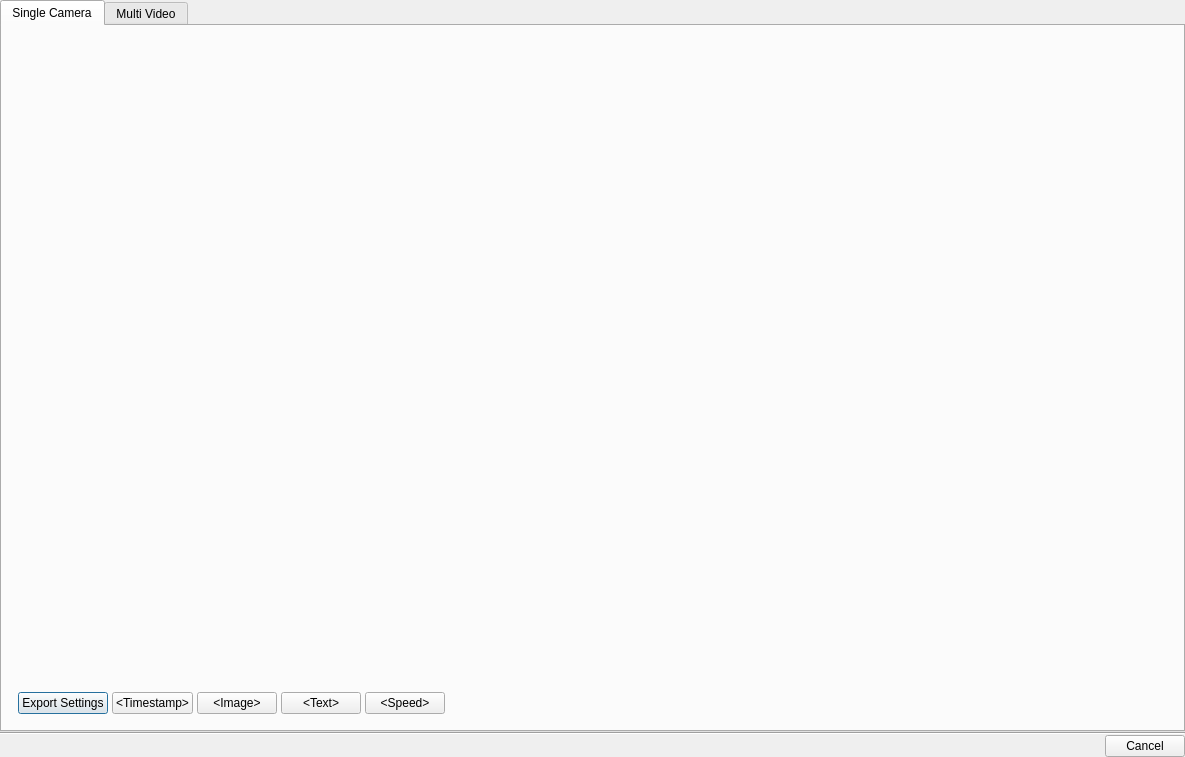
<?xml version="1.0" encoding="UTF-8"?>
<ui version="4.0">
 <class>ExportSettingsDialog</class>
 <widget class="QDialog" name="ExportSettingsDialog">
  <property name="geometry">
   <rect>
    <x>0</x>
    <y>0</y>
    <width>1185</width>
    <height>757</height>
   </rect>
  </property>
  <property name="windowTitle">
   <string>Export Video</string>
  </property>
  <layout class="QVBoxLayout" name="verticalLayout">
   <property name="spacing">
    <number>0</number>
   </property>
   <property name="leftMargin">
    <number>0</number>
   </property>
   <property name="topMargin">
    <number>0</number>
   </property>
   <property name="rightMargin">
    <number>0</number>
   </property>
   <property name="bottomMargin">
    <number>0</number>
   </property>
   <item>
    <widget class="QTabWidget" name="tabWidget">
     <property name="currentIndex">
      <number>0</number>
     </property>
     <property name="tabBarAutoHide">
      <bool>true</bool>
     </property>
     <widget class="QWidget" name="cameraTab">
      <attribute name="title">
       <string>Single Camera</string>
      </attribute>
      <layout class="QGridLayout" name="gridLayout_2">
       <property name="leftMargin">
        <number>16</number>
       </property>
       <property name="topMargin">
        <number>16</number>
       </property>
       <property name="rightMargin">
        <number>16</number>
       </property>
       <property name="bottomMargin">
        <number>16</number>
       </property>
       <property name="spacing">
        <number>16</number>
       </property>
       <item row="0" column="0">
        <widget class="QWidget" name="cameraPreviewWidget" native="true"/>
       </item>
       <item row="0" column="1">
        <widget class="QStackedWidget" name="stackedWidget">
         <property name="minimumSize">
          <size>
           <width>280</width>
           <height>0</height>
          </size>
         </property>
         <property name="maximumSize">
          <size>
           <width>280</width>
           <height>16777215</height>
          </size>
         </property>
         <property name="currentIndex">
          <number>0</number>
         </property>
         <widget class="nx::client::desktop::ui::ExportMediaSettingsWidget" name="exportMediaSettingsPage"/>
         <widget class="nx::client::desktop::ui::TimestampOverlaySettingsWidget" name="timestampSettingsPage"/>
         <widget class="nx::client::desktop::ui::ImageOverlaySettingsWidget" name="imageSettingsPage"/>
         <widget class="nx::client::desktop::ui::TextOverlaySettingsWidget" name="textSettingsPage"/>
         <widget class="nx::client::desktop::ui::RapidReviewSettingsWidget" name="rapidReviewSettingsPage"/>
        </widget>
       </item>
       <item row="1" column="0" colspan="2">
        <widget class="QWidget" name="buttonsWidget" native="true">
         <layout class="QHBoxLayout" name="horizontalLayout_2">
          <property name="spacing">
           <number>4</number>
          </property>
          <property name="leftMargin">
           <number>0</number>
          </property>
          <property name="topMargin">
           <number>0</number>
          </property>
          <property name="rightMargin">
           <number>0</number>
          </property>
          <property name="bottomMargin">
           <number>0</number>
          </property>
          <item>
           <widget class="nx::client::desktop::ui::SelectableTextButton" name="cameraExportSettingsButton">
            <property name="text">
             <string>Export Settings</string>
            </property>
           </widget>
          </item>
          <item>
           <widget class="QWidget" name="overlayButtonsWidget" native="true">
            <layout class="QHBoxLayout" name="horizontalLayout_3">
             <property name="spacing">
              <number>4</number>
             </property>
             <property name="leftMargin">
              <number>0</number>
             </property>
             <property name="topMargin">
              <number>0</number>
             </property>
             <property name="rightMargin">
              <number>0</number>
             </property>
             <property name="bottomMargin">
              <number>0</number>
             </property>
             <item>
              <widget class="nx::client::desktop::ui::SelectableTextButton" name="timestampButton">
               <property name="text">
                <string notr="true">&lt;Timestamp&gt;</string>
               </property>
              </widget>
             </item>
             <item>
              <widget class="nx::client::desktop::ui::SelectableTextButton" name="imageButton">
               <property name="text">
                <string notr="true">&lt;Image&gt;</string>
               </property>
              </widget>
             </item>
             <item>
              <widget class="nx::client::desktop::ui::SelectableTextButton" name="textButton">
               <property name="text">
                <string notr="true">&lt;Text&gt;</string>
               </property>
              </widget>
             </item>
             <item>
              <widget class="nx::client::desktop::ui::SelectableTextButton" name="speedButton">
               <property name="text">
                <string notr="true">&lt;Speed&gt;</string>
               </property>
              </widget>
             </item>
            </layout>
           </widget>
          </item>
          <item>
           <spacer name="horizontalSpacer">
            <property name="orientation">
             <enum>Qt::Horizontal</enum>
            </property>
            <property name="sizeHint" stdset="0">
             <size>
              <width>40</width>
              <height>20</height>
             </size>
            </property>
           </spacer>
          </item>
         </layout>
        </widget>
       </item>
      </layout>
     </widget>
     <widget class="QWidget" name="layoutTab">
      <attribute name="title">
       <string>Multi Video</string>
      </attribute>
      <layout class="QGridLayout" name="gridLayout_3">
       <property name="leftMargin">
        <number>16</number>
       </property>
       <property name="topMargin">
        <number>16</number>
       </property>
       <property name="rightMargin">
        <number>16</number>
       </property>
       <property name="bottomMargin">
        <number>16</number>
       </property>
       <property name="spacing">
        <number>16</number>
       </property>
       <item row="0" column="0">
        <widget class="QWidget" name="layoutPreviewWidget" native="true"/>
       </item>
       <item row="0" column="1">
        <widget class="QStackedWidget" name="layoutExportSettingsWidget">
         <property name="minimumSize">
          <size>
           <width>280</width>
           <height>0</height>
          </size>
         </property>
         <property name="maximumSize">
          <size>
           <width>280</width>
           <height>16777215</height>
          </size>
         </property>
         <property name="currentIndex">
          <number>0</number>
         </property>
         <widget class="nx::client::desktop::ui::ExportLayoutSettingsWidget" name="exportLayoutSettingsPage"/>
        </widget>
       </item>
       <item row="1" column="0" colspan="2">
        <widget class="QWidget" name="layoutButtonsWidget" native="true">
         <layout class="QHBoxLayout" name="horizontalLayout_4">
          <property name="spacing">
           <number>4</number>
          </property>
          <property name="leftMargin">
           <number>16</number>
          </property>
          <property name="topMargin">
           <number>16</number>
          </property>
          <property name="rightMargin">
           <number>16</number>
          </property>
          <property name="bottomMargin">
           <number>16</number>
          </property>
          <item>
           <widget class="nx::client::desktop::ui::SelectableTextButton" name="layoutExportSettingsButton">
            <property name="text">
             <string>Export Settings</string>
            </property>
           </widget>
          </item>
          <item>
           <spacer name="horizontalSpacer_2">
            <property name="orientation">
             <enum>Qt::Horizontal</enum>
            </property>
            <property name="sizeHint" stdset="0">
             <size>
              <width>40</width>
              <height>20</height>
             </size>
            </property>
           </spacer>
          </item>
         </layout>
        </widget>
       </item>
      </layout>
     </widget>
    </widget>
   </item>
   <item>
    <widget class="nx::client::desktop::FilenamePanel" name="filenamePanel" native="true"/>
   </item>
   <item>
    <widget class="Line" name="line">
     <property name="orientation">
      <enum>Qt::Horizontal</enum>
     </property>
    </widget>
   </item>
   <item>
    <widget class="QDialogButtonBox" name="buttonBox">
     <property name="orientation">
      <enum>Qt::Horizontal</enum>
     </property>
     <property name="standardButtons">
      <set>QDialogButtonBox::Cancel</set>
     </property>
    </widget>
   </item>
  </layout>
 </widget>
 <customwidgets>
  <customwidget>
   <class>nx::client::desktop::ui::ExportMediaSettingsWidget</class>
   <extends>QWidget</extends>
   <header location="global">nx/client/desktop/export/widgets/export_media_settings_widget.h</header>
   <container>1</container>
  </customwidget>
  <customwidget>
   <class>nx::client::desktop::ui::ExportLayoutSettingsWidget</class>
   <extends>QWidget</extends>
   <header location="global">nx/client/desktop/export/widgets/export_layout_settings_widget.h</header>
   <container>1</container>
  </customwidget>
  <customwidget>
   <class>nx::client::desktop::ui::SelectableTextButton</class>
   <extends>QPushButton</extends>
   <header location="global">nx/client/desktop/ui/common/selectable_text_button.h</header>
  </customwidget>
  <customwidget>
   <class>nx::client::desktop::ui::TimestampOverlaySettingsWidget</class>
   <extends>QWidget</extends>
   <header location="global">nx/client/desktop/export/widgets/timestamp_overlay_settings_widget.h</header>
   <container>1</container>
  </customwidget>
  <customwidget>
   <class>nx::client::desktop::ui::ImageOverlaySettingsWidget</class>
   <extends>QWidget</extends>
   <header location="global">nx/client/desktop/export/widgets/image_overlay_settings_widget.h</header>
   <container>1</container>
  </customwidget>
  <customwidget>
   <class>nx::client::desktop::ui::TextOverlaySettingsWidget</class>
   <extends>QWidget</extends>
   <header location="global">nx/client/desktop/export/widgets/text_overlay_settings_widget.h</header>
   <container>1</container>
  </customwidget>
  <customwidget>
   <class>nx::client::desktop::ui::RapidReviewSettingsWidget</class>
   <extends>QWidget</extends>
   <header location="global">nx/client/desktop/export/widgets/rapid_review_settings_widget.h</header>
   <container>1</container>
  </customwidget>
  <customwidget>
   <class>nx::client::desktop::FilenamePanel</class>
   <extends>QWidget</extends>
   <header location="global">nx/client/desktop/common/widgets/filename_panel.h</header>
   <container>1</container>
  </customwidget>
 </customwidgets>
 <resources/>
 <connections/>
</ui>
